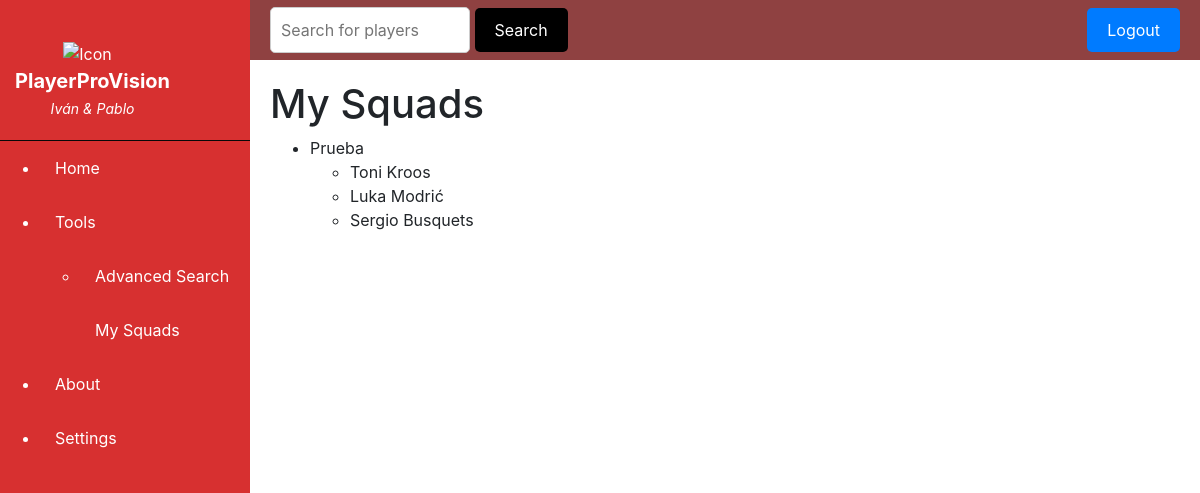
The page /my_squads/ (signed in) on the database its author committed.
### smartscore/models.py (models this page shows, shortened)
class Squad(models.Model):
    name = models.CharField(max_length=100)
    players = models.ManyToManyField(Player)

class Player(models.Model):
    custom_id = models.IntegerField(primary_key=True)  # Define a custom primary key field
    Name = models.CharField(max_length=100)
    Nationality = models.CharField(max_length=5)
    International_match = models.IntegerField()
    Club = models.CharField(max_length=100)
    League = models.CharField(max_length=100)
    Pos = models.ManyToManyField('Position')
    Pref_foot = models.CharField(max_length=50)
    Age = models.IntegerField()
    Height = models.IntegerField()
    Weight = models.IntegerField()
    Salary = models.IntegerField()
    End_contract = models.DateField()
    CAbil = models.IntegerField()  #current ability
    Pot_abil = models.IntegerField()	 #potential ability
    Strater_match = models.IntegerField()
    Res_match = models.IntegerField()
    Min = models.IntegerField()
    Goal = models.IntegerField()
    Asis = models.IntegerField()
    xG = models.FloatField() #expected goals
    Gol_90 = models.FloatField() #goals per 90 minutes
    Asis_90 = models.FloatField() #assists per 90 minutes
    Goal_allowed = models.IntegerField()	 #goals allowed
    Clean_sheet	= models.IntegerField() #clean sheets
    Sv_rat = models.IntegerField() #save rate over 100
    xSv_rat = models.IntegerField() #expected save rate over 100
    Pen_saved_rat	= models.IntegerField() #penalty saved rate over 100
    Faga = models.IntegerField() #fouls against
    Fcomm = models.IntegerField() #fouls made
    Yel = models.IntegerField() #yellow cards
    Red = models.IntegerField()     #red cards
    Dist_90	= models.FloatField() #distance covered per 90 minutes
    Key_tck_90 = models.FloatField() #key tackles per 90 minutes
    Key_hdr_90 = models.FloatField() #key headers per 90 minutes
    Blocks_90 = models.FloatField() #blocks per 90 minutes
    Clr_90 = models.FloatField() #clearances per 90 minutes
    Int_90 = models.FloatField() #interceptions per 90 minutes
    Hdr_rat = models.IntegerField() #headers won rate over 100
    Tackles_rat = models.IntegerField() #tackles won rate over 100
    Gl_mistake = models.IntegerField() #mistakes leading to goal
    Pass_rat = models.IntegerField() #pases completed rate over 100
    Pr_pass_90 = models.FloatField() #progressive passes rate over 100
    Key_pass_90 = models.FloatField() #key passes per 90 minutes
    Cr_c_90 = models.FloatField() #crosses created per 90 minutes
    Cr_c_acc = models.IntegerField() #crosses accuracy over 100
    Ch_c_90 = models.FloatField() #chances created per 90 minutes
    Drb_90 = models.FloatField() #dribbles per 90 minutes
    Poss_lost_90 = models.FloatField() #possession lost per 90 minutes
    Shot_rat = models.IntegerField() #shot rate over 100
    Conv_rat = models.IntegerField() #conversion rate over 100
    Dorsal = models.IntegerField()
    Country_league = models.CharField(max_length=100) #country league

### smartscore/views.py (the view)
# urls.py: path('my_squads/', views.my_squads, name='my_squads'),
@login_required(login_url='login')
def my_squads(request):
    user = request.user
    my_squads = user.userprofile.squads.all()
    return render(request, 'my_squads.html', {'my_squads': my_squads})

### smartscore/templates/my_squads.html (shortened to what this page needs)
{% extends "base.html" %}
{% load static %}
{% block content %}
    <h1>My Squads</h1>
    <ul>
        {% for squad in my_squads %}
            <li>{{ squad.name }}</li>
            <ul>
                {% for player in squad.players.all %}
                    <li>{{ player.Name }}</li>
                {% endfor %}
            </ul>
        {% endfor %}
    </ul>
{% endblock %}

### rows shown on the page
Squad: name "Prueba"
Player: Name "Toni Kroos"
Player: Name "Luka Modrić"
Player: Name "Sergio Busquets"
